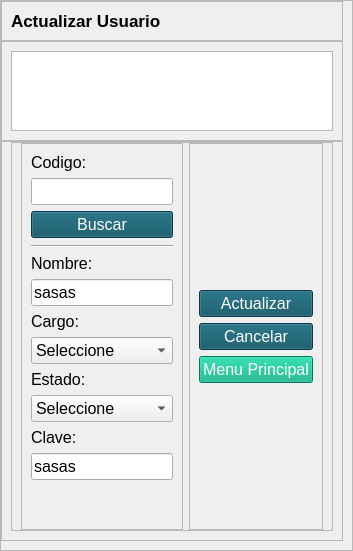
             <widget class="QWidget" name="pageD_Actualizar">
              <layout class="QHBoxLayout" name="horizontalLayout_12">
               <property name="spacing">
                <number>0</number>
               </property>
               <property name="leftMargin">
                <number>0</number>
               </property>
               <property name="topMargin">
                <number>0</number>
               </property>
               <property name="rightMargin">
                <number>0</number>
               </property>
               <property name="bottomMargin">
                <number>0</number>
               </property>
               <item>
                <widget class="QFrame" name="frame_5">
                 <property name="maximumSize">
                  <size>
                   <width>700</width>
                   <height>16777215</height>
                  </size>
                 </property>
                 <property name="font">
                  <font>
                   <pointsize>1</pointsize>
                  </font>
                 </property>
                 <property name="frameShape">
                  <enum>QFrame::StyledPanel</enum>
                 </property>
                 <property name="frameShadow">
                  <enum>QFrame::Raised</enum>
                 </property>
                 <layout class="QVBoxLayout" name="verticalLayout_12">
                  <property name="spacing">
                   <number>0</number>
                  </property>
                  <property name="leftMargin">
                   <number>0</number>
                  </property>
                  <property name="topMargin">
                   <number>0</number>
                  </property>
                  <item>
                   <widget class="QFrame" name="frame_15">
                    <property name="minimumSize">
                     <size>
                      <width>0</width>
                      <height>40</height>
                     </size>
                    </property>
                    <property name="maximumSize">
                     <size>
                      <width>16777215</width>
                      <height>40</height>
                     </size>
                    </property>
                    <property name="frameShape">
                     <enum>QFrame::StyledPanel</enum>
                    </property>
                    <property name="frameShadow">
                     <enum>QFrame::Raised</enum>
                    </property>
                    <layout class="QVBoxLayout" name="verticalLayout_13">
                     <property name="spacing">
                      <number>0</number>
                     </property>
                     <property name="leftMargin">
                      <number>9</number>
                     </property>
                     <property name="topMargin">
                      <number>0</number>
                     </property>
                     <property name="bottomMargin">
                      <number>0</number>
                     </property>
                     <item>
                      <widget class="QLabel" name="label_7">
                       <property name="font">
                        <font>
                         <pointsize>13</pointsize>
                         <weight>75</weight>
                         <bold>true</bold>
                        </font>
                       </property>
                       <property name="text">
                        <string>Actualizar Usuario</string>
                       </property>
                      </widget>
                     </item>
                    </layout>
                   </widget>
                  </item>
                  <item>
                   <widget class="QFrame" name="frame_16">
                    <property name="minimumSize">
                     <size>
                      <width>0</width>
                      <height>100</height>
                     </size>
                    </property>
                    <property name="maximumSize">
                     <size>
                      <width>16777215</width>
                      <height>100</height>
                     </size>
                    </property>
                    <property name="frameShape">
                     <enum>QFrame::StyledPanel</enum>
                    </property>
                    <property name="frameShadow">
                     <enum>QFrame::Raised</enum>
                    </property>
                    <layout class="QHBoxLayout" name="horizontalLayout_18">
                     <item>
                      <widget class="QTextBrowser" name="textBrowser_4"/>
                     </item>
                    </layout>
                   </widget>
                  </item>
                  <item>
                   <widget class="QFrame" name="frame_17">
                    <property name="styleSheet">
                     <string notr="true">QPushButton
{
color: rgb(255, 255, 255);
background-color: rgb(8, 80, 97);
}
QPushButton::hover
{
color: rgb(255, 255, 255);
	background-color: rgb(45, 131, 118);
}</string>
                    </property>
                    <property name="frameShape">
                     <enum>QFrame::StyledPanel</enum>
                    </property>
                    <property name="frameShadow">
                     <enum>QFrame::Raised</enum>
                    </property>
                    <layout class="QVBoxLayout" name="verticalLayout_16">
                     <property name="topMargin">
                      <number>0</number>
                     </property>
                     <item>
                      <widget class="QFrame" name="frame_11">
                       <property name="maximumSize">
                        <size>
                         <width>1000</width>
                         <height>1000</height>
                        </size>
                       </property>
                       <property name="frameShape">
                        <enum>QFrame::StyledPanel</enum>
                       </property>
                       <property name="frameShadow">
                        <enum>QFrame::Raised</enum>
                       </property>
                       <layout class="QHBoxLayout" name="horizontalLayout">
                        <property name="topMargin">
                         <number>0</number>
                        </property>
                        <property name="bottomMargin">
                         <number>0</number>
                        </property>
                        <item>
                         <widget class="QFrame" name="frame_22">
                          <property name="maximumSize">
                           <size>
                            <width>220</width>
                            <height>16777215</height>
                           </size>
                          </property>
                          <property name="frameShape">
                           <enum>QFrame::StyledPanel</enum>
                          </property>
                          <property name="frameShadow">
                           <enum>QFrame::Raised</enum>
                          </property>
                          <layout class="QVBoxLayout" name="verticalLayout_20">
                           <item>
                            <widget class="QLabel" name="label_18">
                             <property name="font">
                              <font>
                               <pointsize>12</pointsize>
                              </font>
                             </property>
                             <property name="text">
                              <string>Codigo: </string>
                             </property>
                             <property name="alignment">
                              <set>Qt::AlignLeading|Qt::AlignLeft|Qt::AlignVCenter</set>
                             </property>
                            </widget>
                           </item>
                           <item>
                            <widget class="QLineEdit" name="inputCodigoD">
                             <property name="font">
                              <font>
                               <pointsize>12</pointsize>
                              </font>
                             </property>
                             <property name="text">
                              <string/>
                             </property>
                            </widget>
                           </item>
                           <item>
                            <widget class="QPushButton" name="btnBuscarD">
                             <property name="font">
                              <font>
                               <pointsize>12</pointsize>
                              </font>
                             </property>
                             <property name="text">
                              <string>Buscar</string>
                             </property>
                            </widget>
                           </item>
                           <item>
                            <widget class="Line" name="line">
                             <property name="minimumSize">
                              <size>
                               <width>0</width>
                               <height>4</height>
                              </size>
                             </property>
                             <property name="orientation">
                              <enum>Qt::Horizontal</enum>
                             </property>
                            </widget>
                           </item>
                           <item>
                            <widget class="QLabel" name="label_19">
                             <property name="font">
                              <font>
                               <pointsize>12</pointsize>
                              </font>
                             </property>
                             <property name="text">
                              <string>Nombre: </string>
                             </property>
                             <property name="alignment">
                              <set>Qt::AlignLeading|Qt::AlignLeft|Qt::AlignVCenter</set>
                             </property>
                            </widget>
                           </item>
                           <item>
                            <widget class="QLineEdit" name="inputNombreD">
                             <property name="minimumSize">
                              <size>
                               <width>0</width>
                               <height>25</height>
                              </size>
                             </property>
                             <property name="font">
                              <font>
                               <pointsize>12</pointsize>
                              </font>
                             </property>
                             <property name="text">
                              <string>sasas</string>
                             </property>
                            </widget>
                           </item>
                           <item>
                            <widget class="QLabel" name="label_20">
                             <property name="font">
                              <font>
                               <pointsize>12</pointsize>
                              </font>
                             </property>
                             <property name="text">
                              <string>Cargo: </string>
                             </property>
                             <property name="alignment">
                              <set>Qt::AlignLeading|Qt::AlignLeft|Qt::AlignVCenter</set>
                             </property>
                            </widget>
                           </item>
                           <item>
                            <widget class="QComboBox" name="inputCargoD">
                             <property name="minimumSize">
                              <size>
                               <width>0</width>
                               <height>25</height>
                              </size>
                             </property>
                             <property name="font">
                              <font>
                               <pointsize>12</pointsize>
                              </font>
                             </property>
                             <item>
                              <property name="text">
                               <string>Seleccione</string>
                              </property>
                             </item>
                            </widget>
                           </item>
                           <item>
                            <widget class="QLabel" name="label_23">
                             <property name="font">
                              <font>
                               <pointsize>12</pointsize>
                              </font>
                             </property>
                             <property name="text">
                              <string>Estado:</string>
                             </property>
                             <property name="alignment">
                              <set>Qt::AlignLeading|Qt::AlignLeft|Qt::AlignVCenter</set>
                             </property>
                            </widget>
                           </item>
                           <item>
                            <widget class="QComboBox" name="inputEstadoD">
                             <property name="font">
                              <font>
                               <pointsize>12</pointsize>
                              </font>
                             </property>
                             <item>
                              <property name="text">
                               <string>Seleccione</string>
                              </property>
                             </item>
                            </widget>
                           </item>
                           <item>
                            <widget class="QLabel" name="label_21">
                             <property name="font">
                              <font>
                               <pointsize>12</pointsize>
                              </font>
                             </property>
                             <property name="text">
                              <string>Clave: </string>
                             </property>
                             <property name="alignment">
                              <set>Qt::AlignLeading|Qt::AlignLeft|Qt::AlignVCenter</set>
                             </property>
                            </widget>
                           </item>
                           <item>
                            <widget class="QLineEdit" name="inputClaveD">
                             <property name="minimumSize">
                              <size>
                               <width>0</width>
                               <height>25</height>
                              </size>
                             </property>
                             <property name="font">
                              <font>
                               <pointsize>12</pointsize>
                              </font>
                             </property>
                             <property name="text">
                              <string>sasas</string>
                             </property>
                            </widget>
                           </item>
                           <item>
                            <spacer name="verticalSpacer_7">
                             <property name="orientation">
                              <enum>Qt::Vertical</enum>
                             </property>
                             <property name="sizeHint" stdset="0">
                              <size>
                               <width>20</width>
                               <height>40</height>
                              </size>
                             </property>
                            </spacer>
                           </item>
                          </layout>
                         </widget>
                        </item>
                        <item>
                         <widget class="QFrame" name="frame_2">
                          <property name="maximumSize">
                           <size>
                            <width>250</width>
                            <height>16777215</height>
                           </size>
                          </property>
                          <property name="frameShape">
                           <enum>QFrame::StyledPanel</enum>
                          </property>
                          <property name="frameShadow">
                           <enum>QFrame::Raised</enum>
                          </property>
                          <layout class="QVBoxLayout" name="verticalLayout_19">
                           <item>
                            <spacer name="verticalSpacer_5">
                             <property name="orientation">
                              <enum>Qt::Vertical</enum>
                             </property>
                             <property name="sizeHint" stdset="0">
                              <size>
                               <width>20</width>
                               <height>40</height>
                              </size>
                             </property>
                            </spacer>
                           </item>
                           <item>
                            <widget class="QPushButton" name="btnActualizarD">
                             <property name="font">
                              <font>
                               <pointsize>12</pointsize>
                              </font>
                             </property>
                             <property name="text">
                              <string>Actualizar</string>
                             </property>
                            </widget>
                           </item>
                           <item>
                            <widget class="QPushButton" name="btnCancelarD">
                             <property name="font">
                              <font>
                               <pointsize>12</pointsize>
                              </font>
                             </property>
                             <property name="text">
                              <string>Cancelar</string>
                             </property>
                            </widget>
                           </item>
                           <item>
                            <widget class="QPushButton" name="btnXCerrarD">
                             <property name="font">
                              <font>
                               <pointsize>12</pointsize>
                              </font>
                             </property>
                             <property name="styleSheet">
                              <string notr="true">QPushButton
{
color: rgb(255, 255, 255);
background-color: rgb(0, 170, 127);

}
QPushButton::hover
{
color: rgb(255, 255, 255);
background-color: rgb(8, 80, 97);
}</string>
                             </property>
                             <property name="text">
                              <string>Menu Principal</string>
                             </property>
                            </widget>
                           </item>
                           <item>
                            <spacer name="verticalSpacer_8">
                             <property name="orientation">
                              <enum>Qt::Vertical</enum>
                             </property>
                             <property name="sizeHint" stdset="0">
                              <size>
                               <width>20</width>
                               <height>40</height>
                              </size>
                             </property>
                            </spacer>
                           </item>
                          </layout>
                         </widget>
                        </item>
                       </layout>
                      </widget>
                     </item>
                    </layout>
                   </widget>
                  </item>
                 </layout>
                </widget>
               </item>
              </layout>
             </widget>
